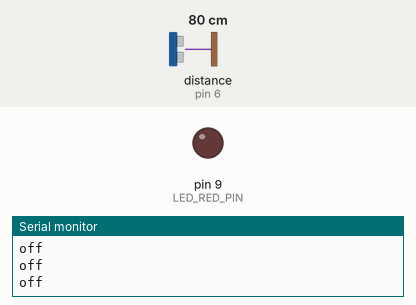
Recording of a sketch running on a simulated Arduino Uno, built with avr-gcc and run on an emulated ATmega328P. Parts: output pins drawn as LEDs (lit = HIGH), the last lines printed to the serial monitor. Wiring (inferred from the names in the program): ultrasonic range finder: trigger pin 7; echo pin 6. Inputs (shaded band) come from the test bench; at power-on: distance to the obstacle (sensor on pin 6) 80 cm. The echo pulse lasts 58.3 µs per cm; pins used as bus, display or sensor lines are not drawn.

Above: at 1.2 s.
1.3 s: distance to the obstacle (sensor on pin 6) set to 71 cm
2.8 s: distance to the obstacle (sensor on pin 6) set to 63 cm
At 3.2 s:
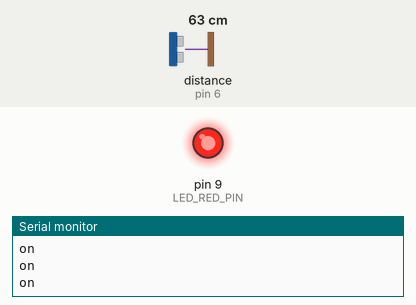
4.3 s: distance to the obstacle (sensor on pin 6) set to 120 cm
At 5.6 s:
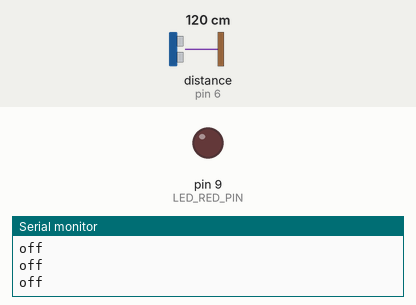
5.9 s: distance to the obstacle (sensor on pin 6) set to 2 cm
At 6.7 s:
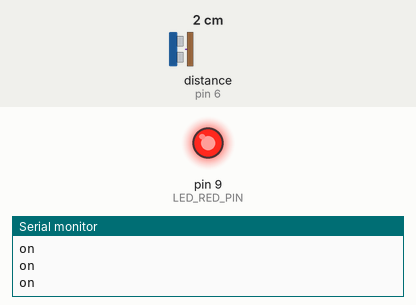
Timing chart, 0 to 8.4 s (numbered marks = the images above; inputs shaded):
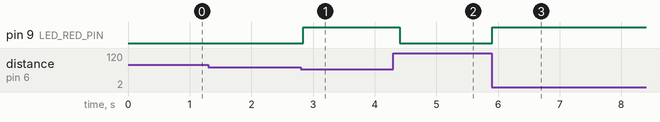

Measured:
- the behaviour switches between 67 and 66 cm on distance to the obstacle (sensor on pin 6) (found by bisection; images 0 and 1)
- after the input at 2.8 s, pin 9 (LED_RED_PIN): LOW → HIGH at once
- after the input at 4.3 s, pin 9 (LED_RED_PIN): HIGH → LOW after 0.11 s
- after the input at 5.9 s, pin 9 (LED_RED_PIN): LOW → HIGH at once

The sketch:

Light.ino
```cpp
#define TRIG_PIN 7
#define ECHO_PIN 6
#define LED_RED_PIN 9

void setup() {
Serial.begin(9600);
pinMode(TRIG_PIN, OUTPUT);
pinMode(ECHO_PIN, INPUT);
pinMode(LED_RED_PIN, OUTPUT);

}

void loop()
{
int distance = 0;

digitalWrite(TRIG_PIN, HIGH);
delayMicroseconds(10);
digitalWrite(TRIG_PIN, LOW);
distance = pulseIn(ECHO_PIN, HIGH)/58.2;

if (distance <= 65) {
digitalWrite(LED_RED_PIN, HIGH);
Serial.println("on");

}

else {
digitalWrite(LED_RED_PIN, LOW);
Serial.println("off");
}
delay(100);
}
```
